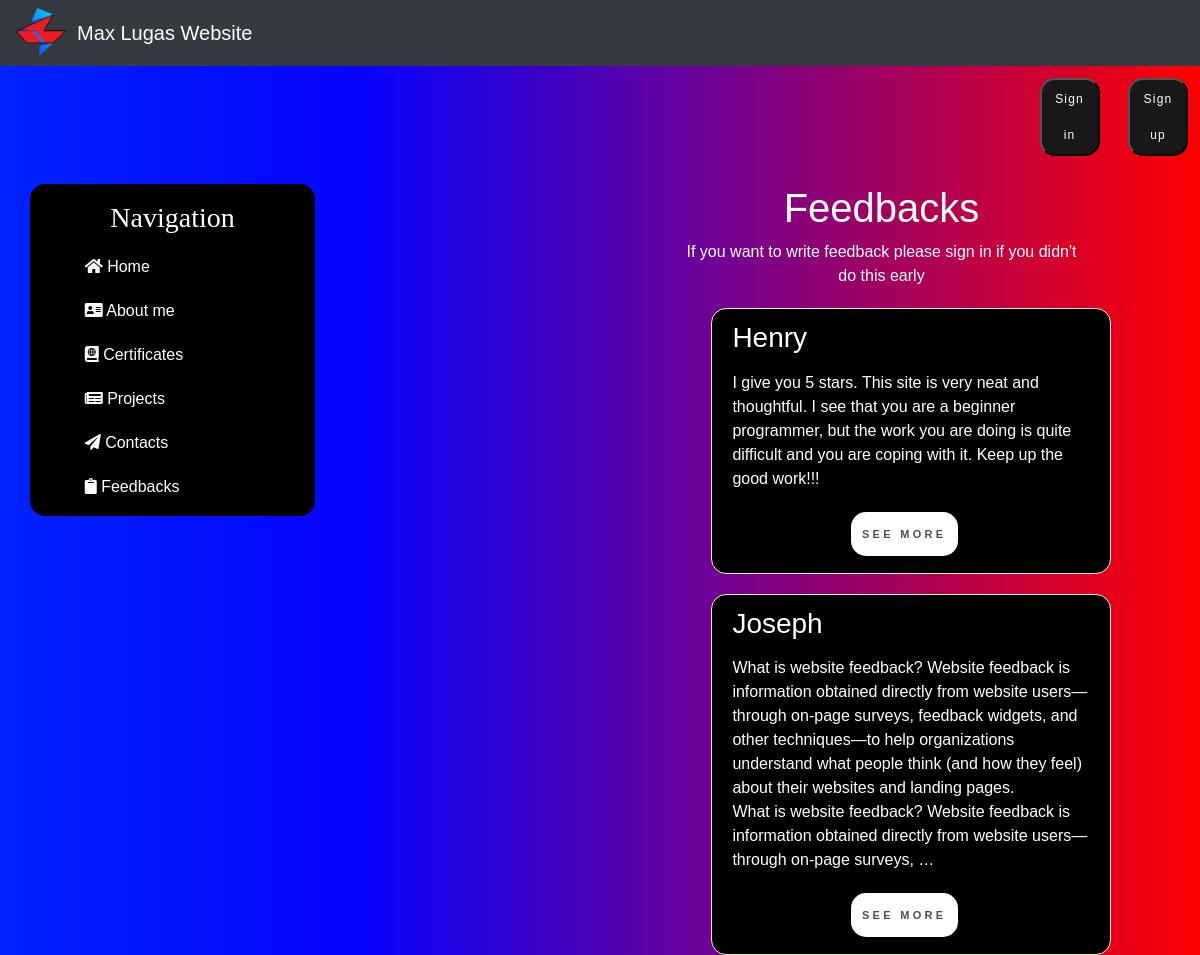
Before: /feedback/ with the older database file.
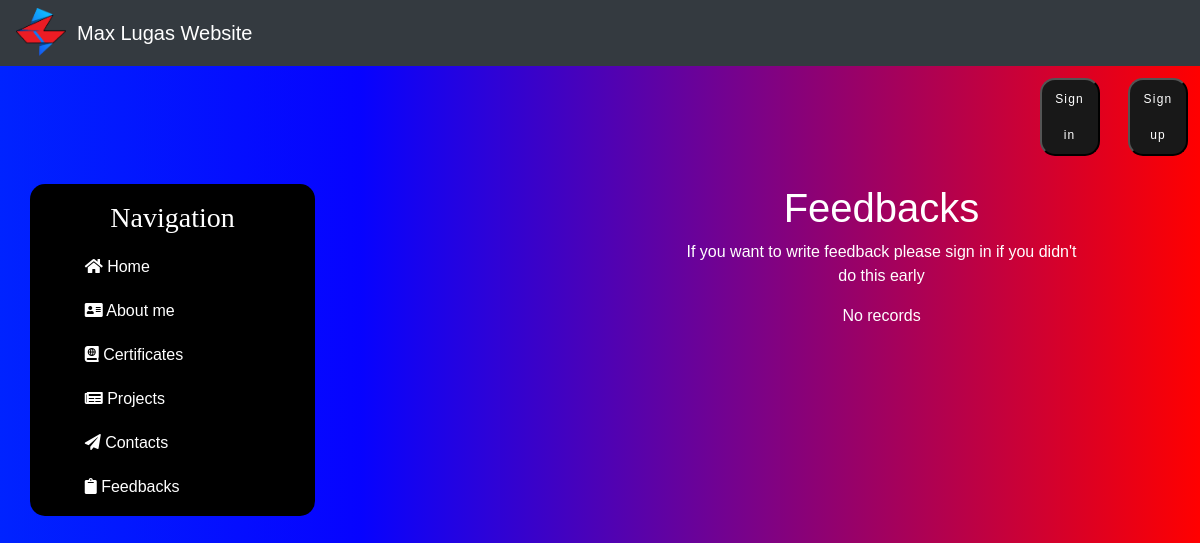
After: the same page with the newer database file.
### feedback/models.py (models this page shows, shortened)
class Feedback(models.Model):
    name = models.CharField('Name', max_length=50)
    email = models.EmailField('Email', max_length=250)
    content = models.TextField('Feedback')
    date = models.DateField('Feedback date', auto_now_add=True)
    class Meta:
        verbose_name = 'Feedback'
        verbose_name_plural = 'Feedbacks'

### feedback/views.py (the view)
# urls.py: path('', views.feedback_home, name='feedback_home'),
def feedback_home(request):
    feedback = Feedback.objects.order_by('-date')
    return render(request, 'feedback/feedback_home.html', {'feedback': feedback})

### feedback/templates/feedback/feedback_home.html (shortened to what this page needs)
{% extends 'main/layout.html' %}
{% block content %}
    <div class="features">
        <h1>Feedbacks</h1>
        {% if request.user.is_authenticated %}
            {% if feedback %}
                {% for el in feedback %}
                    <div class="alert alert-warning">
                        <h3>{{ el.name }}</h3>
                        <p>{{ el.content|safe|linebreaks|truncatewords:50 }}</p>
                        <a href="{% url 'feedback-detail' el.id %}" class="shine-button">See more</a>
                    </div>
                {% endfor %}
            {% else %}
                <p>No records</p>
            {% endif %}
        {% else %}
        <p>If you want to write feedback please sign in if you didn't do this early</p>
            {% if feedback %}
                    {% for el in feedback %}
                        <div class="alert alert-warning">
                            <h3>{{ el.name }}</h3>
                            <p>{{ el.content|safe|linebreaks|truncatewords:50 }}</p>
                            <a href="{% url 'feedback-detail' el.id %}" class="shine-button">See more</a>
                        </div>
                    {% endfor %}
                {% else %}
                    <p>No records</p>
                {% endif %}
            {% endif %}
    </div>
{% endblock %}

Changed rows visible on the page:
removed Feedback: name "Henry", content "I give you 5 stars. This site is very neat and thoughtful. I see that you are a beginner programmer, but the work you are doing is quite difficult and you are coping with it. Keep up the good work!!!"
removed Feedback: name "Joseph", content "What is website feedback? Website feedback is information obtained directly from website users—through on-page surveys, feedback widgets, and other techniques—to help organizations understand what people think (and how they feel) about their websites and landing pages. What is website feedback? Website feedback is information obtained directly from website users—through on-page surveys, …"
Other visible differences:
text now shown: "No records"
